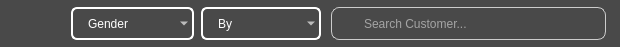
      <widget class="QFrame" name="Filter_Frame_View">
       <property name="geometry">
        <rect>
         <x>360</x>
         <y>20</y>
         <width>620</width>
         <height>47</height>
        </rect>
       </property>
       <property name="minimumSize">
        <size>
         <width>620</width>
         <height>47</height>
        </size>
       </property>
       <property name="maximumSize">
        <size>
         <width>620</width>
         <height>47</height>
        </size>
       </property>
       <property name="styleSheet">
        <string notr="true">QWidget{
	background-color: rgb(73, 73, 73);
	color: rgb(255, 255, 255);
	border-style: outset;
    	border-radius: 20px;
}</string>
       </property>
       <property name="frameShape">
        <enum>QFrame::StyledPanel</enum>
       </property>
       <property name="frameShadow">
        <enum>QFrame::Raised</enum>
       </property>
       <widget class="QComboBox" name="FilterBy_Customer">
        <property name="geometry">
         <rect>
          <x>201</x>
          <y>7</y>
          <width>120</width>
          <height>33</height>
         </rect>
        </property>
        <property name="minimumSize">
         <size>
          <width>120</width>
          <height>33</height>
         </size>
        </property>
        <property name="maximumSize">
         <size>
          <width>120</width>
          <height>33</height>
         </size>
        </property>
        <property name="styleSheet">
         <string notr="true">QComboBox{
	border: 2px solid white;
	border-radius:6px;
	padding:1px 18px 1px 3px;
	background-color: rgba(0, 0, 0, 0);
	color: rgb(255, 255, 255);
	font: 75 12pt &quot;Acme&quot;;
	padding-left: 15px;
	selection-background-color: #2980B9;
}</string>
        </property>
        <item>
         <property name="text">
          <string>By</string>
         </property>
         <property name="icon">
          <iconset resource="resources.qrc">
           <normaloff>:/Icons/Search.png</normaloff>:/Icons/Search.png</iconset>
         </property>
        </item>
        <item>
         <property name="text">
          <string>ID</string>
         </property>
         <property name="icon">
          <iconset resource="resources.qrc">
           <normaloff>:/Icons/Customer_Whitre.png</normaloff>
           <normalon>:/Icons/Customer_Green.png</normalon>:/Icons/Customer_Whitre.png</iconset>
         </property>
        </item>
        <item>
         <property name="text">
          <string>Name</string>
         </property>
         <property name="icon">
          <iconset resource="resources.qrc">
           <normaloff>:/Icons/Customer_Whitre.png</normaloff>
           <normalon>:/Icons/Customer_Green.png</normalon>:/Icons/Customer_Whitre.png</iconset>
         </property>
        </item>
        <item>
         <property name="text">
          <string>Phone</string>
         </property>
         <property name="icon">
          <iconset resource="resources.qrc">
           <normaloff>:/Icons/Phone_White.png</normaloff>
           <normalon>:/Icons/Phone_Green.png</normalon>:/Icons/Phone_White.png</iconset>
         </property>
        </item>
        <item>
         <property name="text">
          <string>Address</string>
         </property>
         <property name="icon">
          <iconset resource="resources.qrc">
           <normaloff>:/Icons/Address_White.png</normaloff>
           <normalon>:/Icons/Address_Green.png</normalon>:/Icons/Address_White.png</iconset>
         </property>
        </item>
       </widget>
       <widget class="QComboBox" name="FilterGender_Customer">
        <property name="geometry">
         <rect>
          <x>71</x>
          <y>7</y>
          <width>123</width>
          <height>33</height>
         </rect>
        </property>
        <property name="minimumSize">
         <size>
          <width>123</width>
          <height>33</height>
         </size>
        </property>
        <property name="maximumSize">
         <size>
          <width>123</width>
          <height>33</height>
         </size>
        </property>
        <property name="styleSheet">
         <string notr="true">QComboBox{
	border: 2px solid white;
	border-radius:6px;
	padding:1px 18px 1px 3px;
	background-color: rgba(0, 0, 0, 0);
	color: rgb(255, 255, 255);
	font: 75 12pt &quot;Acme&quot;;
	padding-left: 15px;
	selection-background-color: #2980B9;
}</string>
        </property>
        <item>
         <property name="text">
          <string>Gender</string>
         </property>
         <property name="icon">
          <iconset resource="resources.qrc">
           <normaloff>:/Icons/Gender_White.png</normaloff>
           <normalon>:/Icons/Gender_Green.png</normalon>:/Icons/Gender_White.png</iconset>
         </property>
        </item>
        <item>
         <property name="text">
          <string>Null</string>
         </property>
         <property name="icon">
          <iconset resource="resources.qrc">
           <normaloff>:/Icons/Gender_Null_White.png</normaloff>
           <normalon>:/Icons/Gender_Null_Green.png</normalon>:/Icons/Gender_Null_White.png</iconset>
         </property>
        </item>
        <item>
         <property name="text">
          <string>Male</string>
         </property>
         <property name="icon">
          <iconset resource="resources.qrc">
           <normaloff>:/Icons/Gender_Male_White.png</normaloff>
           <normalon>:/Icons/Gender_Male_Green.png</normalon>:/Icons/Gender_Male_White.png</iconset>
         </property>
        </item>
        <item>
         <property name="text">
          <string>Female</string>
         </property>
         <property name="icon">
          <iconset resource="resources.qrc">
           <normaloff>:/Icons/Gender_Female_White.png</normaloff>
           <normalon>:/Icons/Gender_Female_Green.png</normalon>:/Icons/Gender_Female_White.png</iconset>
         </property>
        </item>
       </widget>
       <widget class="QPushButton" name="Ordre_Customer">
        <property name="geometry">
         <rect>
          <x>18</x>
          <y>7</y>
          <width>43</width>
          <height>33</height>
         </rect>
        </property>
        <property name="minimumSize">
         <size>
          <width>43</width>
          <height>33</height>
         </size>
        </property>
        <property name="maximumSize">
         <size>
          <width>43</width>
          <height>33</height>
         </size>
        </property>
        <property name="font">
         <font>
          <family>Orbitron</family>
          <pointsize>9</pointsize>
          <weight>9</weight>
          <italic>false</italic>
          <bold>false</bold>
         </font>
        </property>
        <property name="cursor">
         <cursorShape>ArrowCursor</cursorShape>
        </property>
        <property name="styleSheet">
         <string notr="true">QPushButton {
	border: none;
	background-color:rgba(0, 0, 0, 0);
	image: url(:/Icons/Order_White.png);
}
QPushButton:hover {
	border: none;
	background-color:rgba(0, 0, 0, 0);
	image: url(:/Icons/Order_Mix.png);
}
QPushButton:checked:hover {
	border: none;
	background-color:rgba(0, 0, 0, 0);
	image: url(:/Icons/Order_Mix.png);
}
QPushButton:pressed {
	border: none;
	background-color:rgba(0, 0, 0, 0);
	image: url(:/Icons/Order_Green.png);
}
QPushButton:checked{
	border-style: outset;
    	background-color:rgba(0, 0, 0, 0);
	image: url(:/Icons/Order_Green.png);
}</string>
        </property>
        <property name="text">
         <string/>
        </property>
        <property name="iconSize">
         <size>
          <width>20</width>
          <height>20</height>
         </size>
        </property>
        <property name="checkable">
         <bool>true</bool>
        </property>
        <property name="checked">
         <bool>false</bool>
        </property>
        <property name="autoRepeat">
         <bool>false</bool>
        </property>
        <property name="autoExclusive">
         <bool>false</bool>
        </property>
        <property name="autoRepeatDelay">
         <number>50</number>
        </property>
        <property name="autoRepeatInterval">
         <number>10</number>
        </property>
       </widget>
       <widget class="QLineEdit" name="Search_Customer">
        <property name="geometry">
         <rect>
          <x>331</x>
          <y>7</y>
          <width>275</width>
          <height>33</height>
         </rect>
        </property>
        <property name="minimumSize">
         <size>
          <width>275</width>
          <height>33</height>
         </size>
        </property>
        <property name="maximumSize">
         <size>
          <width>275</width>
          <height>31</height>
         </size>
        </property>
        <property name="styleSheet">
         <string notr="true">QLineEdit {
	background-color:rgba(0, 0, 0, 0);
	padding-left: 30px;
	border: 1px solid #ccc;
	border-radius: 8px;
	background-image: url(:/Icons/Search.png);
	background-repeat: no-repeat;
	background-position: left center;
	font: 75 10pt &quot;Acme&quot;;
}</string>
        </property>
        <property name="inputMask">
         <string/>
        </property>
        <property name="text">
         <string/>
        </property>
        <property name="placeholderText">
         <string>Search Customer...</string>
        </property>
       </widget>
      </widget>
